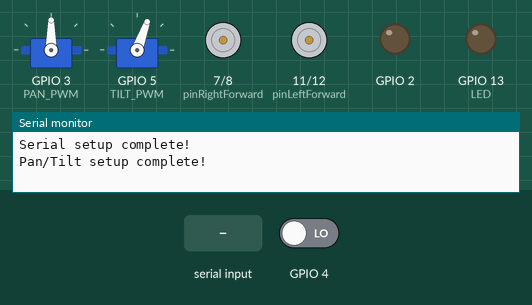
Recording of a sketch running on a simulated ESP32-S3. On the bench: 2 × servo, motor-driver pin pairs drawn as motors (green arrow = first pin HIGH = forward, orange = second pin HIGH = backward, longer = more drive, scaled by the enable pin), output pins drawn as LEDs (lit = HIGH), the last lines printed to the serial monitor. The test bench sets the inputs (shaded band); at power-on: GPIO 4 LOW.

Above: at 2.0 s.
2.1 s: "Tilt_up\n" received over the second serial link
At 4.9 s:
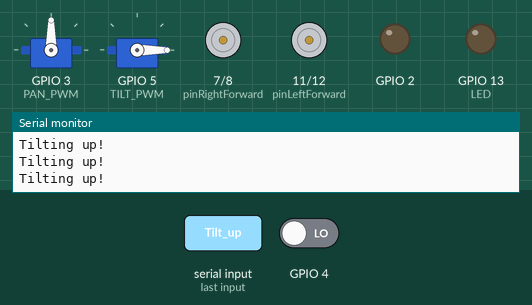
5.1 s: "Tilt_down\n" received over the second serial link
At 5.87 s:
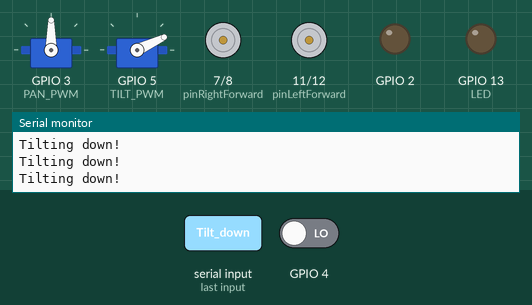
8.1 s: "Pan_left\n" received over the second serial link
At 8.29 s:
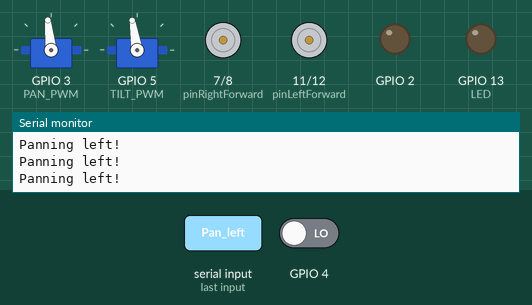
11.1 s: "Drive_fwd\n" received over the second serial link
At 12.3 s:
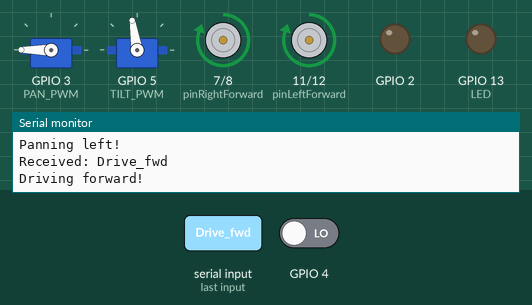
12.6 s: "Pan_right\n" received over the second serial link
At 13.06 s:
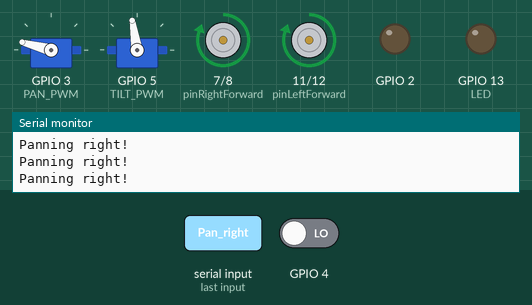
15.6 s: "Center\n" received over the second serial link
At 16.8 s:
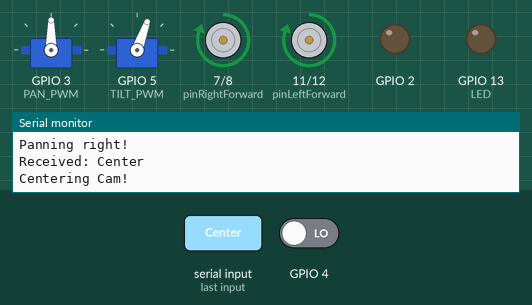
Timing chart, 0 to 18.3 s (numbered marks = the images above; inputs shaded):
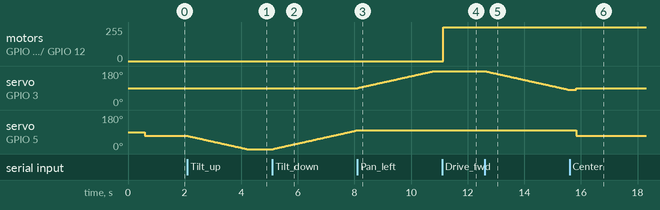

Measured:
- after the input at 2.1 s, servo on GPIO 5 (TILT_PWM): moves from 70° to 0° over 2.1 s, starting at once
- after the input at 5.1 s, servo on GPIO 5 (TILT_PWM): moves from 0° to 99° over 3.0 s, starting at once
- after the input at 8.1 s, servo on GPIO 3 (PAN_PWM): moves from 90° to 180° over 2.7 s, starting at once; servo on GPIO 5 (TILT_PWM): stays 99° (without the input it goes to 100° after 0.01 s)
- after the input at 11.1 s, motor on GPIO 7 (pinRightForward) / GPIO 8 (pinRightBackward), motor on GPIO 11 (pinLeftForward) / GPIO 12 (pinLeftBackward): stopped → forward 254/255 at once
- after the input at 12.6 s, servo on GPIO 3 (PAN_PWM): moves from 180° to 80° over 3.0 s, starting at once
- after the input at 15.6 s, servo on GPIO 5 (TILT_PWM): 99° → 70° after 0.23 s

The sketch:

CAMBOT_ARDUINO_EVERY_BOARD.ino
```cpp
//=-=-=-=-=-=-=-=-=-=-=-=-=-=-=-=-=-=-=-=-=-=-=-=-=-=-=-=-=-=-=-=-=-=-=-=-=-=//
//                    CODE WRITTEN BY:
//
//                    TEAM GOLF (Electronics Technology Lab, Spring 2025)
//
//                    MICHAEL GAYDOS
//                    JONATHAN BOLZ
//                    AVERY PETERLIN
//                    WE DOYLE
//
//                    UNIVERSITY OF COLORADO - BOULDER
//                    ECEN 2270-010, LAB SECTION 11
//
//=-=-=-=-=-=-=-=-=-=-=-=-=-=-=-=-=-=-=-=-=-=-=-=-=-=-=-=-=-=-=-=-=-=-=-=-=-=// Tilt-Pan Servos
#include <Servo.h>
///*
#define TX_PIN  1
#define RX_PIN  0

#define PAN_PWM 3  // x servo
#define TILT_PWM 5 // y servo

#define PAN_SPEED 25 //in ms, goes in delay function

Servo x_servo;
Servo y_servo;

int x_pos;  //variables to store the servo positions
int y_pos;

int x_read;
int y_read;

//*/
//=-=-=-=-=-=-=-=-=-=-=-=-=-=-=-=-=-=-=-=-=-=-=-=-=-=-=-=-=-=-=-=-=-=-=-=-=-=// Serial
String receivedData = "wait";

//=-=-=-=-=-=-=-=-=-=-=-=-=-=-=-=-=-=-=-=-=-=-=-=-=-=-=-=-=-=-=-=-=-=-=-=-=-=// LED Lamp state
int Lamp_state = 0;

//=-=-=-=-=-=-=-=-=-=-=-=-=-=-=-=-=-=-=-=-=-=-=-=-=-=-=-=-=-=-=-=-=-=-=-=-=-=// Mic state
int Mic_state = 0;

//=-=-=-=-=-=-=-=-=-=-=-=-=-=-=-=-=-=-=-=-=-=-=-=-=-=-=-=-=-=-=-=-=-=-=-=-=-=// Bot Motor Drive

volatile int leftEncoder = 0;
volatile int rightEncoder = 0;

const int pinON = 6;
const int pinRightForward = 7;
const int pinRightBackward = 8;
const int pinRightPWM = 9;
const int pinLeftPWM = 10;
const int pinLeftForward = 11;
const int pinLeftBackward = 12;

const int two_feet = 2650;
const int clock_wise = 2000;
const int counter_clock = 2000;

//=-=-=-=-=-=-=-=-=-=-=-=-=-=-=-=-=-=-=-=-=-=-=-=-=-=-=-=-=-=-=-=-=-=-=-=-=-=-=//

void setup() {
  //=-=-=-=-=-=-=-=-=-=-=-=-=-=-=-=-=-=-=-=-=-=-=-=-=-=-=-=-=-=-=-=-=-=-=-=-=-=// Serial SETUP
  Serial.begin(115200); //for debugging
  delay(100);
  Serial1.begin(115200);
  delay(100);
  receivedData = "wait";
  Serial.println("Serial setup complete!");

  //=-=-=-=-=-=-=-=-=-=-=-=-=-=-=-=-=-=-=-=-=-=-=-=-=-=-=-=-=-=-=-=-=-=-=-=-=-=// Bot Motor Drive SETUP
  pinMode(2, INPUT);
  attachInterrupt(digitalPinToInterrupt(2), rightCount, RISING);
  delay(100);
  pinMode(4, INPUT);
  attachInterrupt(digitalPinToInterrupt(4), leftCount, RISING);
  delay(100);
  pinMode(pinON, INPUT_PULLUP);
  pinMode(pinRightPWM, OUTPUT);
  pinMode(pinRightForward, OUTPUT);
  pinMode(pinRightBackward, OUTPUT);
  pinMode(pinLeftPWM, OUTPUT);
  pinMode(pinLeftForward, OUTPUT);
  pinMode(pinLeftBackward, OUTPUT);
  pinMode(13, OUTPUT);                  //LED
  digitalWrite(pinRightForward, LOW);   //Initialize Low
  digitalWrite(pinRightBackward, LOW);  //Initialize Low
  digitalWrite(pinLeftForward, LOW);    //Initialize Low
  digitalWrite(pinLeftBackward, LOW);   //Initialize Low
  //=-=-=-=-=-=-=-=-=-=-=-=-=-=-=-=-=-=-=-=-=-=-=-=-=-=-=-=-=-=-=-=-=-=-=-=-=-=// LAMP SETUP
  pinMode(A0, OUTPUT);
  digitalWrite(A0, LOW); // turn off LED
  //=-=-=-=-=-=-=-=-=-=-=-=-=-=-=-=-=-=-=-=-=-=-=-=-=-=-=-=-=-=-=-=-=-=-=-=-=-=// MIC control setup
  pinMode(A1, OUTPUT);
  digitalWrite(A1, LOW); // turn off LED
  //=-=-=-=-=-=-=-=-=-=-=-=-=-=-=-=-=-=-=-=-=-=-=-=-=-=-=-=-=-=-=-=-=-=-=-=-=-=// Tilt-Pan SETUP

  x_servo.attach(PAN_PWM);   // set the servo's pwm reading to pin 3 on arduino
  delay(100);
  y_servo.attach(TILT_PWM);  // set the servo's pwm readint to pin 10 on arduino
  delay(100);
  x_pos = 90;
  y_pos = 70;
  x_servo.write(x_pos);  //set the servo positions to "center" between range 0 and 180
  y_servo.write(y_pos);
  delay(100);
  x_servo.detach();
  y_servo.detach();
  //*/
  delay(100);
  Serial.println("Pan/Tilt setup complete!");
}

void loop() {

  //=-=-=-=-=-=-=-=-=-=-=-=-=-=-=-=-=-=-=-=-=-=-=-=-=-=-=-=-=-=-=-=-=-=-=-=-=-=// Tilt-Pan Servos MAIN LOOP
  if (Serial1.available() > 0){
    receivedData = Serial1.readStringUntil('\n');
    Serial.print("Received: ");
    Serial.println(receivedData);
  }
  delay(5);

  if(receivedData == "Tilt_up"){

    if(y_pos > 0){
      Serial.println("Tilting up!");
      y_pos--;
      y_servo.attach(TILT_PWM);
      y_servo.write(y_pos);
    }
    delay(PAN_SPEED);

  }
  else if(receivedData == "Tilt_down"){

    if(y_pos < 180){
      Serial.println("Tilting down!");
      y_pos++;
      y_servo.attach(TILT_PWM);
      y_servo.write(y_pos);
    }
    delay(PAN_SPEED);

  }
  else if(receivedData == "Pan_left"){

    if(x_pos < 180){
      Serial.println("Panning left!");
      x_pos++;
      x_servo.attach(PAN_PWM);
      x_servo.write(x_pos);
    }
    delay(PAN_SPEED);

  }
  else if(receivedData == "Pan_right"){

    if(x_pos > 0){
      Serial.println("Panning right!");
      x_pos--;
      x_servo.attach(PAN_PWM);
      x_servo.write(x_pos);
    }
    delay(PAN_SPEED);

  }
  else if(receivedData == "Center"){

    Serial.println("Centering Cam!");
    x_servo.attach(PAN_PWM);   // set the servo's pwm reading to pin 3 on arduino
    delay(100);
    y_servo.attach(TILT_PWM);  // set the servo's pwm readint to pin 10 on arduino
    delay(100);
    x_pos = 90;
    y_pos = 70;
    x_servo.write(x_pos);  //set the servo positions to "center" between range 0 and 180
    y_servo.write(y_pos);
    delay(100);
    x_servo.detach();
    y_servo.detach();
    receivedData = "wait";
    delay(PAN_SPEED);

  }
  else if(receivedData == "Stop"){

    x_servo.detach();
    y_servo.detach();
    receivedData = "wait";
    delay(PAN_SPEED);

  }
  //=-=-=-=-=-=-=-=-=-=-=-=-=-=-=-=-=-=-=-=-=-=-=-=-=-=-=-=-=-=-=-=-=-=-=-=-=-=// Bot Motor Drive MAIN LOOP
  else if(receivedData == "Drive_stop"){

    Serial.println("Motors stop!");
    motors_stop();
    receivedData = "wait";
    delay(100);

  }
  else if(receivedData == "Drive_fwd"){

    Serial.println("Driving forward!");
    int ramp_speed = 0; // initial speed is zero, increases speed gradually // until at 255 pwm
    do{
      moveForward(ramp_speed);
      if(ramp_speed < 5*51) { ramp_speed++; }  // pwm255(100%duty) = n*51, where n = voltage value (5v is max)
    } while(ramp_speed < 5*51);
    receivedData = "wait";
    delay(100);

  }
  else if(receivedData == "Drive_bck"){

    Serial.println("Driving backward!");
    int ramp_speed = 0; // initial speed is zero, increases speed gradually // until at 255 pwm
      do{
        moveBackward(ramp_speed);
        if(ramp_speed < 5*51) { ramp_speed++; }  // pwm255(100%duty) = n*51, where n = voltage value (5v is max)
      } while(ramp_speed < 5*51);
    receivedData = "wait";
    delay(100);

  }
  else if(receivedData == "Turn_left"){

    Serial.println("Turning left!");
    int ramp_speed = 0; // initial speed is zero, increases speed gradually // until at 255 pwm
    do{
      turnCounterClockwise(ramp_speed);
      if(ramp_speed < 5*51) { ramp_speed++; }  // pwm255(100%duty) = n*51, where n = voltage value (5v is max)
    } while(ramp_speed < 5*51);
    receivedData = "wait";
    delay(100);

  }
  else if(receivedData == "Turn_right"){

    Serial.println("Turning right!");
    int ramp_speed = 0; // initial speed is zero, increases speed gradually // until at 255 pwm
    do{
      turnClockwise(ramp_speed);
      if(ramp_speed < 5*51) { ramp_speed++; }  // pwm255(100%duty) = n*51, where n = voltage value (5v is max)
    } while(ramp_speed < 5*51);
    receivedData = "wait";
    delay(100);

  }
  else if(receivedData == "LED"){

    if(Lamp_state == 0){
      Serial.println("Lamp on!");
      Lamp_state = 1;
      digitalWrite(A0, HIGH); // turn on LED
    }
    else if(Lamp_state == 1){
      Serial.println("Lamp off!");
      Lamp_state = 0;
      digitalWrite(A0, LOW); // turn off LED
    }
    receivedData = "wait";
    delay(100);
  }
  else if(receivedData == "Mic"){

    if(Mic_state == 0){
      Serial.println("Mic on!");
      Mic_state = 1;
      digitalWrite(A1, HIGH); // turn on Mic
    }
    else if(Mic_state == 1){
      Serial.println("Mic off!");
      Mic_state = 0;
      digitalWrite(A1, LOW); // turn off Mic
    }
    receivedData = "wait";
    delay(100);

  }

}// main loop()


void moveForward(int speed){
  analogWrite(pinRightPWM, speed);
  analogWrite(pinLeftPWM, speed);
  digitalWrite(pinLeftForward, HIGH);
  digitalWrite(pinRightForward, HIGH);
}

void moveBackward(int speed){
  analogWrite(pinRightPWM, speed);
  analogWrite(pinLeftPWM, speed);
  digitalWrite(pinLeftBackward, HIGH);
  digitalWrite(pinRightBackward, HIGH);
}

void motors_stop(){
  digitalWrite(pinLeftForward, LOW);
  digitalWrite(pinRightForward, LOW);
  digitalWrite(pinLeftBackward, LOW);
  digitalWrite(pinRightBackward, LOW);
  delay(1000);
  rightEncoder = 0;
  leftEncoder = 0;
}

void turnClockwise(int speed){
  analogWrite(pinRightPWM, speed);
  analogWrite(pinLeftPWM, speed);
  digitalWrite(pinLeftForward, HIGH);
  digitalWrite(pinRightBackward, HIGH);
}

void turnCounterClockwise(int speed){
  analogWrite(pinRightPWM, speed);
  analogWrite(pinLeftPWM, speed);
  digitalWrite(pinRightForward, HIGH);
  digitalWrite(pinLeftBackward, HIGH);
}

// Interrupt Service Routines
void rightCount() {
  rightEncoder++;
}

void leftCount() {
  leftEncoder++;
}
```
